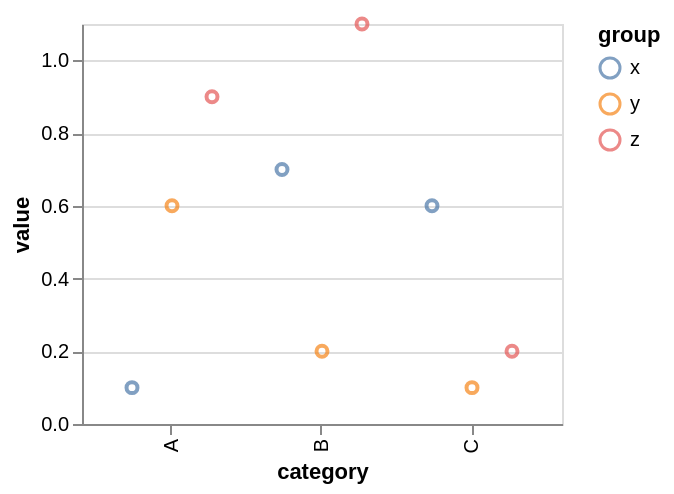

Here is the Vega-Lite specification saved for this chart:
### Vega specification from a JSON file in a GitHub repository (floating-point values rounded to 4 significant figures)
{"$schema": "https://vega.github.io/schema/vega/v5.json", "background": "white", "padding": 5, "height": 200, "style": "cell", "data": [{"name": "source_0", "values": [{"category": "A", "group": "x", "value": 0.1}, {"category": "A", "group": "y", "value": 0.6}, {"category": "A", "group": "z", "value": 0.9}, {"category": "B", "group": "x", "value": 0.7}, {"category": "B", "group": "y", "value": 0.2}, {"category": "B", "group": "z", "value": 1.1}, {"category": "C", "group": "x", "value": 0.6}, {"category": "C", "group": "y", "value": 0.1}, {"category": "C", "group": "z", "value": 0.2}]}, {"name": "data_0", "source": "source_0", "transform": [{"type": "filter", "expr": "isValid(datum[\"value\"]) && isFinite(+datum[\"value\"])"}]}], "signals": [{"name": "x_step", "update": "20 * bandspace(domain('xOffset').length) / (1-0.2)"}, {"name": "width", "update": "bandspace(domain('x').length, 0.2, 0.2) * x_step"}], "marks": [{"name": "marks", "type": "symbol", "style": ["point"], "from": {"data": "data_0"}, "encode": {"update": {"opacity": {"value": 0.7}, "fill": {"value": "transparent"}, "stroke": {"scale": "color", "field": "group"}, "ariaRoleDescription": {"value": "point"}, "description": {"signal": "\"category: \" + (isValid(datum[\"category\"]) ? datum[\"category\"] : \"\"+datum[\"category\"]) + \"; value: \" + (format(datum[\"value\"], \"\")) + \"; group: \" + (isValid(datum[\"group\"]) ? datum[\"group\"] : \"\"+datum[\"group\"])"}, "x": {"scale": "x", "field": "category", "offset": {"scale": "xOffset", "field": "group"}}, "y": {"scale": "y", "field": "value"}}}}], "scales": [{"name": "x", "type": "band", "domain": {"data": "data_0", "field": "category", "sort": true}, "range": {"step": {"signal": "x_step"}}, "paddingInner": 0.2, "paddingOuter": 0.2}, {"name": "y", "type": "linear", "domain": {"data": "data_0", "field": "value"}, "range": [{"signal": "height"}, 0], "nice": true, "zero": true}, {"name": "xOffset", "type": "point", "domain": {"data": "data_0", "field": "group", "sort": true}, "range": {"step": 20}, "paddingOuter": 0.5}, {"name": "color", "type": "ordinal", "domain": {"data": "data_0", "field": "group", "sort": true}, "range": "category"}], "axes": [{"scale": "y", "orient": "left", "gridScale": "x", "grid": true, "tickCount": {"signal": "ceil(height/40)"}, "domain": false, "labels": false, "aria": false, "maxExtent": 0, "minExtent": 0, "ticks": false, "zindex": 0}, {"scale": "x", "orient": "bottom", "grid": false, "title": "category", "labelAlign": "right", "labelAngle": 270, "labelBaseline": "middle", "zindex": 0}, {"scale": "y", "orient": "left", "grid": false, "title": "value", "labelOverlap": true, "tickCount": {"signal": "ceil(height/40)"}, "zindex": 0}], "legends": [{"stroke": "color", "symbolType": "circle", "title": "group", "encode": {"symbols": {"update": {"fill": {"value": "transparent"}, "opacity": {"value": 0.7}}}}}]}
